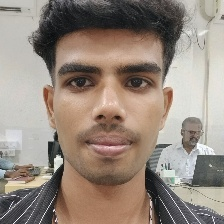
#> input picture backend_face/data/gallery/default/logesh/1.jpg, 224 x 224 px
$ python -i evidence_quality.py   (imports and definitions only)   (older library calls are emulated)
#> lines starting #> are read from the running program, lines starting #| are printed output that depends on the picture
#> further down, picture is the input picture: shape (224, 224, 3); mean B, G, R 125.6, 136.5, 150
from __future__ import annotations

import math
from typing import Tuple

import cv2
import numpy as np


def evidence_score(crop: np.ndarray, bbox: Tuple[int, int, int, int]) -> float:
    """Score a track crop for evidence selection without inventing image detail.

    The score strongly prefers native face pixels and focus. This means a distant blurry
    frame is retained only until a later, larger/sharper view of the same track arrives.
    """
    if crop is None or crop.size == 0:
        return 0.0
    gray = cv2.cvtColor(crop, cv2.COLOR_BGR2GRAY) if crop.ndim == 3 else crop
    sharpness = float(cv2.Laplacian(gray, cv2.CV_64F).var())
    mean = float(np.mean(gray))
    exposure = max(0.0, 1.0 - abs(mean - 128.0) / 128.0)
    contrast = min(float(np.std(gray)) / 55.0, 1.0)
    x1, y1, x2, y2 = [int(v) for v in bbox]
    face_w, face_h = max(1, x2 - x1), max(1, y2 - y1)
    native_face_pixels = math.sqrt(float(face_w * face_h))
    size_weight = min(native_face_pixels / 140.0, 1.0)
    focus_weight = min(sharpness / 450.0, 1.0)
    # Multiplying focus by size makes a genuinely detailed crop beat an upscaled blur.
    return float((focus_weight * 0.50 + size_weight * 0.30 + exposure * 0.12 + contrast * 0.08) * (0.65 + 0.35 * size_weight))


def enhance_for_review(image: np.ndarray) -> np.ndarray:
    """Mild review enhancement only; never used to create recognition embeddings."""
    if image is None or image.size == 0:
        return image
    output = image.copy()
    try:
        output = cv2.bilateralFilter(output, 5, 28, 28)
        lab = cv2.cvtColor(output, cv2.COLOR_BGR2LAB)
#> lab: shape (224, 224, 3); mean of channels 0, 1, 2 145.3, 131.6, 135.9
        l, a, b = cv2.split(lab)
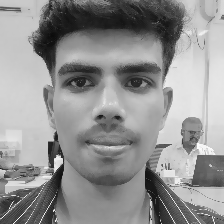
#> l: shape (224, 224); min 11, max 254, mean 145.3
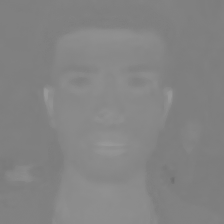
#> a: shape (224, 224); min 110, max 153, mean 131.6
        l = cv2.createCLAHE(clipLimit=1.8, tileGridSize=(8, 8)).apply(l)
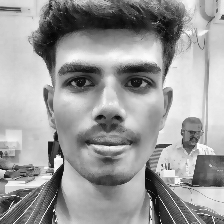
#> l: shape (224, 224); min 5, max 255, mean 154.2
        output = cv2.cvtColor(cv2.merge([l, a, b]), cv2.COLOR_LAB2BGR)
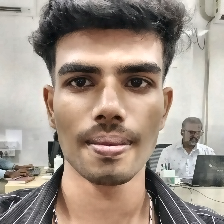
#> output: shape (224, 224, 3); mean B, G, R 134.9, 146.1, 159.8
        blur = cv2.GaussianBlur(output, (0, 0), 1.0)
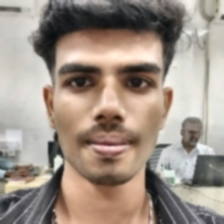
#> blur: shape (224, 224, 3); mean B, G, R 134.9, 146.1, 159.8
        output = cv2.addWeighted(output, 1.12, blur, -0.12, 0)
    except Exception:
        return image
    return output

>>> import cv2
>>> picture = cv2.imread('../data/gallery/default/logesh/1.jpg')
>>> result = enhance_for_review(picture)
